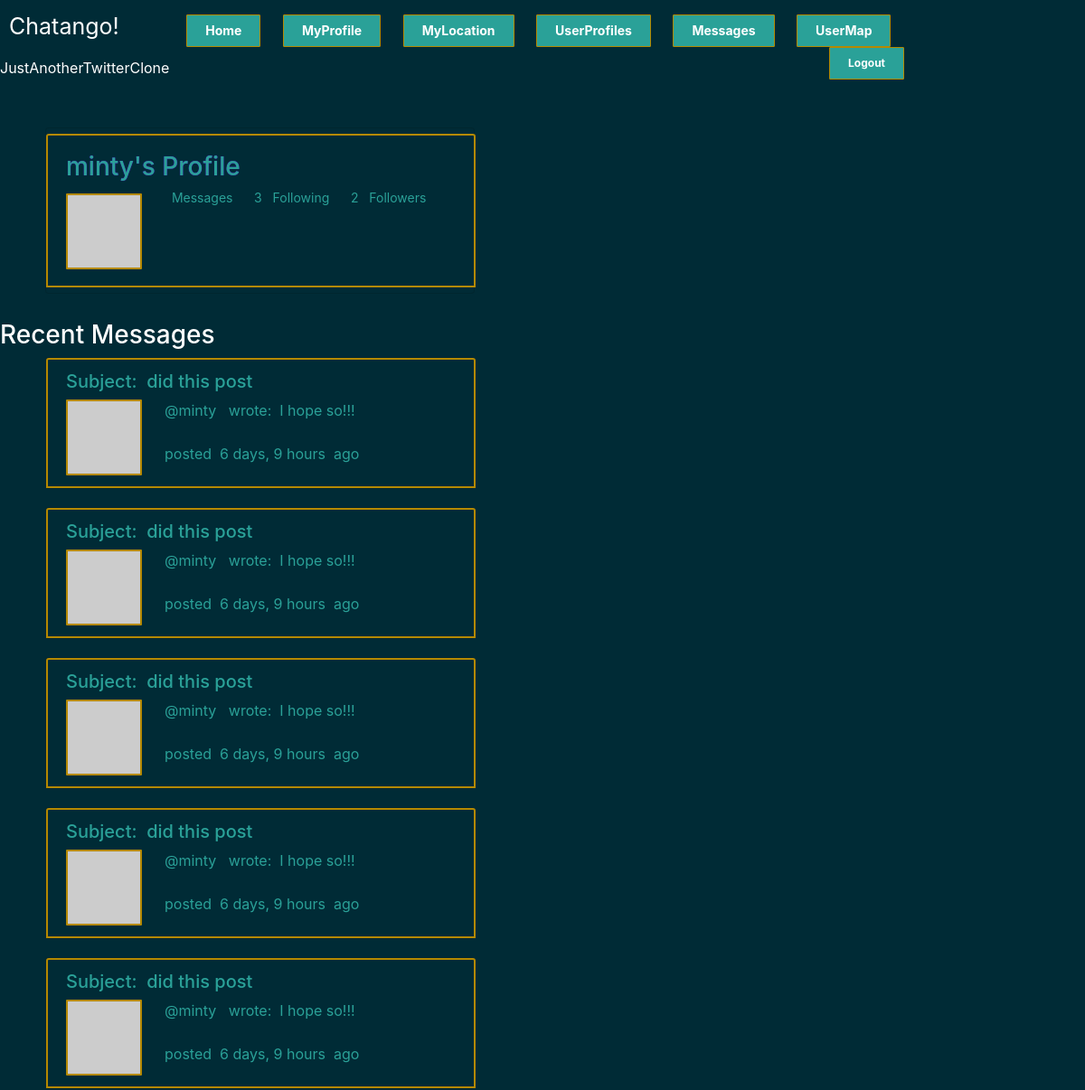
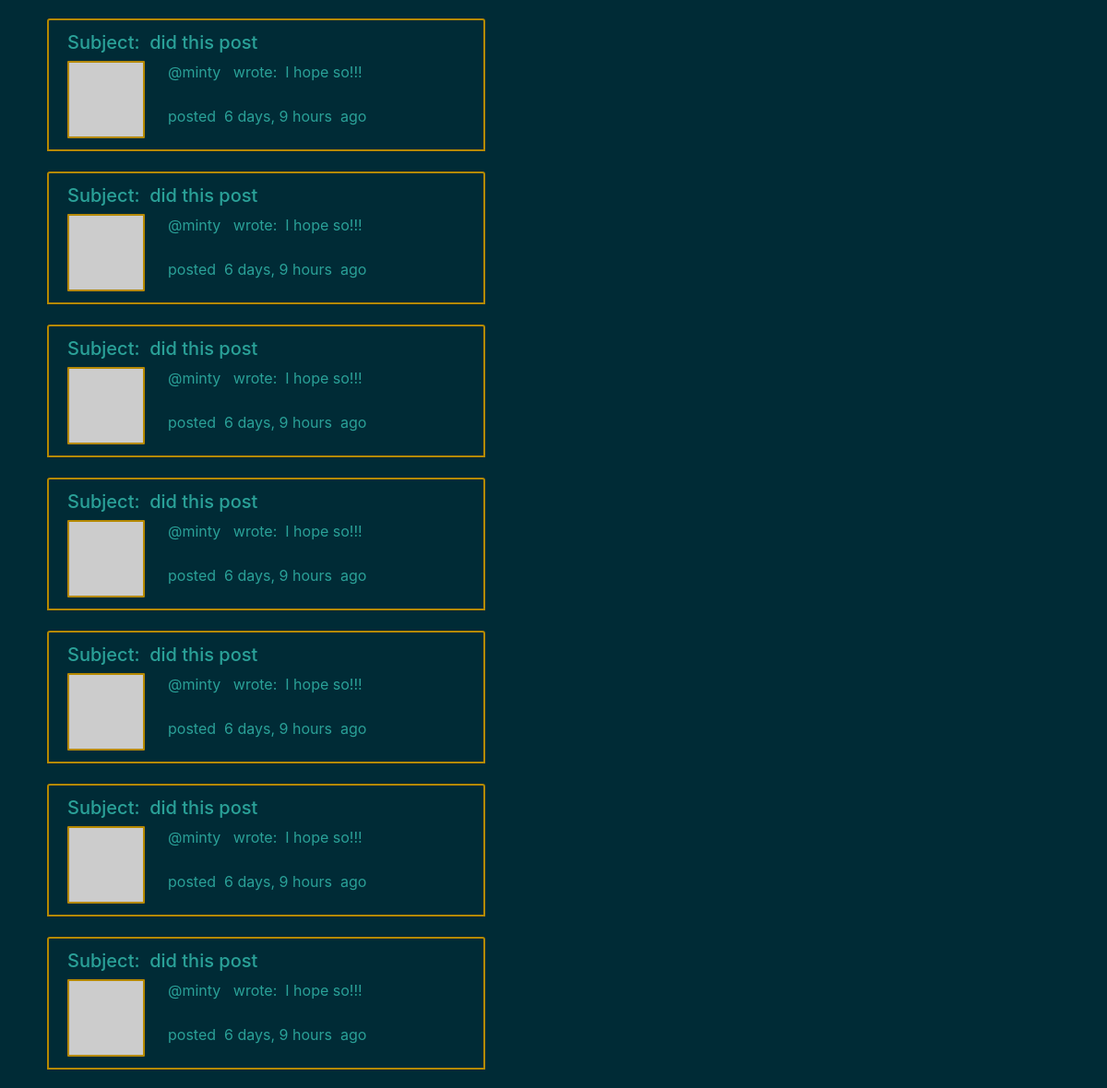
Before: /users/minty/ (signed in, upper part) with the older database file (2 pictures, top to bottom).
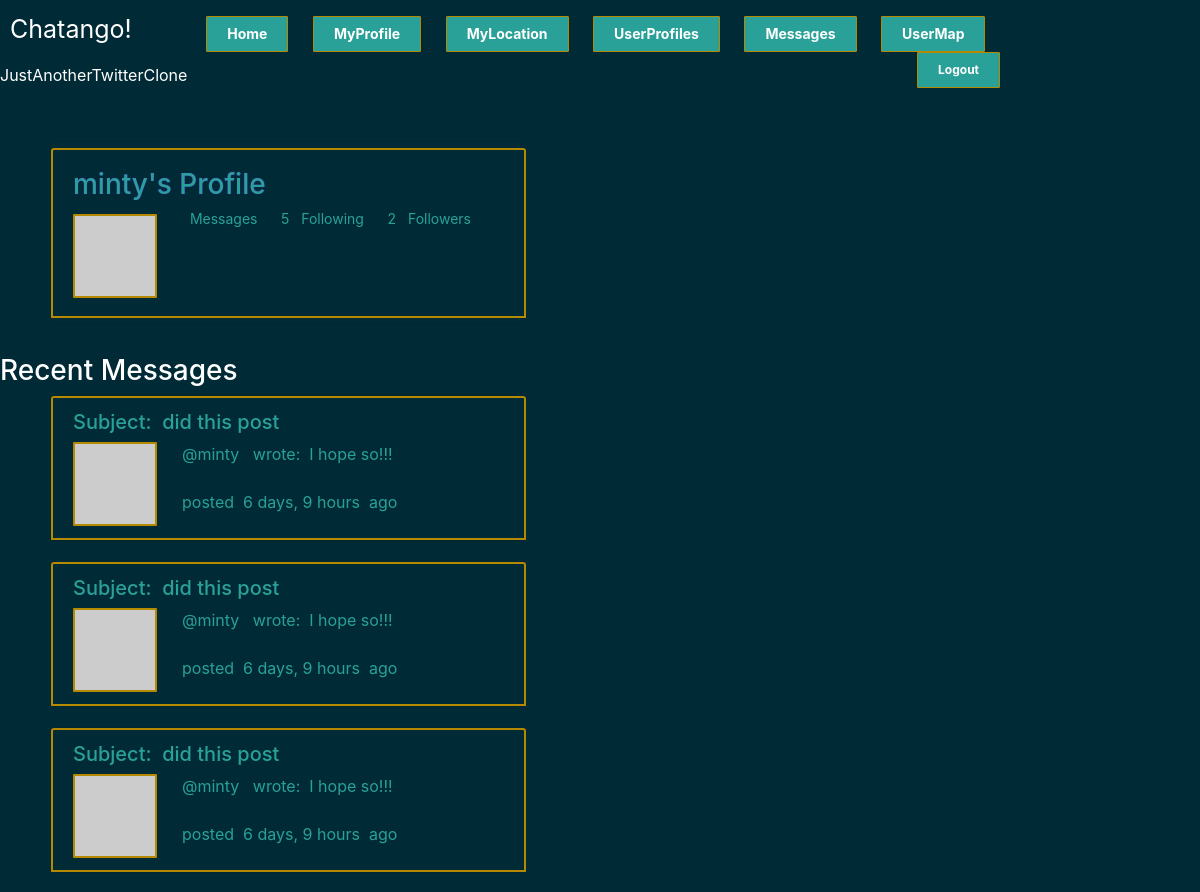
After: the same page with the newer database file.
### chats/models.py (models this page shows, shortened)
class Profile(models.Model):
    fname = models.CharField(max_length=50, verbose_name="FirstName")
    lname = models.CharField(max_length=50, verbose_name="LastName")
    username = models.CharField(max_length=50, verbose_name="Username")
    phone = models.CharField(max_length=20, verbose_name="Phone number", null=True, default=None, blank=True)
    dateofbirth = models.DateField(null=True, verbose_name="DateofBirth", default=None, blank=True)
    last_connection = models.DateTimeField(verbose_name="DateofLastConnection", null=True, default=None, blank=True)
    email = models.EmailField(null=True, verbose_name="Email")
    datecreated = models.DateTimeField(verbose_name="datecreated",auto_now_add=True)
    follows = models.ManyToManyField('self', blank=True, related_name='followed_by', symmetrical=False)
    user = models.OneToOneField(settings.AUTH_USER_MODEL,related_name="profile", verbose_name="user", on_delete=models.CASCADE)
    image = models.FileField(null=True, blank=True, default=None)

class Spam(models.Model):
    user = models.ForeignKey(User, on_delete=models.CASCADE)
    subject = models.CharField(max_length=50)
    content = models.CharField(max_length=140, verbose_name="Message")
    timestamp = models.DateTimeField(auto_now_add=True)
    class Meta:
        ordering = ['-timestamp']

### chats/views.py (the view, shortened to what this page needs)
# urls.py: url(r'^users/(?P<username>\w{0,30})/$', 'chats.views.users'),
@login_required
def users(request,  username="", spam_form=None):
    if username:
        try:
            user = User.objects.get(username=username)
        except User.DoesNotExist:
            raise Http404
        messages = Spam.objects.filter(user=user.id)
        if username == request.user.username or request.user.profile.follows.filter(username=username):
            return render(request, 'user.html', {'user': user, 'messages': messages, })
        return render(request, 'user.html', {'user': user, 'messages': messages, 'follow': True, })

### chats/templates/user.html (shortened to what this page needs)
{% extends "base.html" %}
{% block login %}
{% with user.username as username %}
{{ block.super }}
{% endwith %}
{% endblock %}
{% block content %}
<div class="panel left">
   <div class="textWrapper">
      <div class="card flex-row flex-wrap">
         <div class="card-header">
            <a>
               <h3>{{ user.username }}'s Profile</h3>
               <img class="avatar" src="http://www.robohash.org/{{ user.username }}?size=75x75">
            </a>
            <span class="card-text">{{ user.spam_count}}  &nbsp Messages &nbsp &nbsp</span>
            <span class="card-text"> &nbsp{{ user.profile.follows.all.count }}   &nbsp Following &nbsp &nbsp</span>
            <span class="card-text">&nbsp{{ user.profile.followed_by.all.count }} &nbsp Followers</span>
         </div>
      </div>
   </div>
</div>
<div class="recentmessages">
   <h3>Recent Messages</h3>
</div>
{% for message in messages %}
<div class="textWrapper">
   <div class="card flex-row flex-wrap">
      <div class="card-header">
         <h5>Subject: &nbsp{{ message.subject }}</h5>
         <img class="avatar" src='http://www.robohash.org/{{ message.user.username }}?size=65x65'>
         <div class="card-block px-2">
            <p class="card-text">@{{ message.user.username }} &nbsp wrote: &nbsp{{ message.content }}<br><br>
               posted &nbsp{{ message.timestamp|timesince }}&nbsp ago
            </p>
         </div>
      </div>
   </div>
</div>
{% endfor %}
{% endblock %}

### chats/templates/base.html (shortened to what this page needs)
<!DOCTYPE html>
{% load staticfiles %}
<html>
   <head>
      <link href="https://use.fontawesome.com/releases/v5.1.0/css/all.css" rel="stylesheet"integrity="sha384-lKuwvrZot6UHsBSfcMvOkWwlCMgc0TaWr+30HWe3a4ltaBwTZhyTEggF5tJv8tbt">
      <link href="https://stackpath.bootstrapcdn.com/bootstrap/4.1.2/css/bootstrap.min.css" rel="stylesheet">
   </head>
   <body>
      <header>
         <div class="wrapper">
            <span>Chatango!</span>
            {% block login %}
            {% if request.user.is_authenticated %}
            <input type="button" class="btn btn-rounded" value="Home" onclick="location.href = '/';">
            <input type="button" class="btn btn-rounded" value="MyProfile" onclick="location.href = '/users/{{ username }}';">
            <input type="button" class="btn btn-rounded" value="MyLocation" onclick="location.href = '/userloc';">
            <input type="button" class="btn btn-rounded" value="UserProfiles" onclick="location.href = '/users/';">
            <input type="button" class="btn btn-rounded" value="Messages" onclick="location.href = '/public';">
            <input type="button" class="btn btn-rounded" value="UserMap" onclick="location.href = '/usermap';">
            <form action="/logout">
               <input class="btn btn-rounded" value="Logout" type="submit" href="/logout">
            </form>
            {% else %}
            <form action="/logout">
               <input class="btn btn-rounded"  value="Logout" type="submit" href="">Logout</a>
            </form>
            {% endif %}
            {% endblock %}
         </div>
         <span>JustAnotherTwitterClone</span>
      </header>
      <div id="content">
         <div class="wrapper">
            {% block content %}
            {% endblock %}
         </div>
      </div>
   </body>
</html>

### chats/templates/base.html (style rules this page uses)
body { background-color: #002B36; margin: 0; padding: 0; border-color: #B58900 color: #002B36; }
input { width: 325px; height: 38px; border: 1px solid #B58900; padding: 0 10px; outline: none; font-size: 17px; color:#2AA198; background-color: #002B36; }
input[type="submit"] { height: 36px; width: auto; border: 1px solid #B58900; border-radius: 1px; color: white; font-size: 12px; font-weight: bold; padding: 0 20px; cursor: pointer; background: #2AA198; float:right; }
input[type="button"] { height: 36px; width: auto; border: 1px solid #B58900; border-radius: 1px; color: white; font-size: 14px; font-weight: bold; margin-left: 20px; padding: 0 20px; cursor: pointer; background: #2AA198; }
a { text-decoration: none; color: white; text-shadow: #6610f2 0 0 1px; }
.wrapper { width: 1000px; color: white; background-color: #002B36; }
header { color: white; background-color: #002B36; height: 85px; width: 100%; }
header div.wrapper { padding: 11px 0; padding-left: 10px; }
header div.wrapper span { font-size: 25px; margin: 0 0px 0 0; padding-right: 50px; }
header div.wrapper form { background-color: #2AA198; display: inline; }
header div.wrapper form input { margin: 0 0 0 14px; }
#content { margin-bottom: 15px; min-height: 560px; background-color: #002B36; color: #2AA198; padding-top: 50px; }
#content div.wrapper img { border-radius: 1px; float: left; }
#content div.wrapper div.panel { background-color:#002B36; margin: 0; margin-bottom: 29px; margin-left: 25px; font-size: 14px; }
#content div.wrapper div.panel.left { margin-left: 50px; min-width: 400px; }
#content div.wrapper div.card { background-color: #002B36; color: #2AA198; margin-left: 50px; margin-bottom: 20px; margin-right: 25px; min-height: 125px; width: 475px; }
#content div.wrapper div.card-header { max-width: 550px; background-color: #002B36; border: 2px solid #B58900; min-width: 475px; }
#content div.wrapper div.card-header img.avatar { background-color: #2AA198; margin-right: 25px; border: 2px solid #B58900; }
#content div.wrapper div.panel * { margin: 6px 0; }

Changed rows visible on the page:
removed Spam: subject "did this post", user.username "minty", content "I hope so!!!", timestamp "6 days, 9 hours"
removed Spam: subject "did this post", user.username "minty", content "I hope so!!!", timestamp "6 days, 9 hours"
removed Spam: subject "did this post", user.username "minty", content "I hope so!!!", timestamp "6 days, 9 hours"
removed Spam: subject "did this post", user.username "minty", content "I hope so!!!", timestamp "6 days, 9 hours"
removed Spam: subject "did this post", user.username "minty", content "I hope so!!!", timestamp "6 days, 9 hours"
removed Spam: subject "did this post", user.username "minty", content "I hope so!!!", timestamp "6 days, 9 hours"
removed Spam: subject "did this post", user.username "minty", content "I hope so!!!", timestamp "6 days, 9 hours"
removed Spam: subject "did this post", user.username "minty", content "I hope so!!!", timestamp "6 days, 9 hours"
removed Spam: subject "did this post", user.username "minty", content "I hope so!!!", timestamp "6 days, 9 hours"
Other visible differences:
{{ user.profile.follows.all.count }}: "3" → "5"
